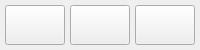
           <widget class="QFrame" name="buttonsFrame">
            <property name="minimumSize">
             <size>
              <width>0</width>
              <height>50</height>
             </size>
            </property>
            <property name="maximumSize">
             <size>
              <width>16777215</width>
              <height>50</height>
             </size>
            </property>
            <property name="frameShape">
             <enum>QFrame::NoFrame</enum>
            </property>
            <property name="frameShadow">
             <enum>QFrame::Plain</enum>
            </property>
            <layout class="QHBoxLayout" name="horizontalLayout_3">
             <property name="spacing">
              <number>5</number>
             </property>
             <property name="leftMargin">
              <number>5</number>
             </property>
             <property name="topMargin">
              <number>0</number>
             </property>
             <property name="rightMargin">
              <number>5</number>
             </property>
             <property name="bottomMargin">
              <number>0</number>
             </property>
             <item>
              <widget class="QPushButton" name="saveCurrentPose">
               <property name="minimumSize">
                <size>
                 <width>0</width>
                 <height>40</height>
                </size>
               </property>
               <property name="maximumSize">
                <size>
                 <width>16777215</width>
                 <height>40</height>
                </size>
               </property>
               <property name="text">
                <string/>
               </property>
               <property name="icon">
                <iconset resource="edrom_logo.qrc">
                 <normaloff>:/save/save.png</normaloff>:/save/save.png</iconset>
               </property>
               <property name="iconSize">
                <size>
                 <width>25</width>
                 <height>25</height>
                </size>
               </property>
              </widget>
             </item>
             <item>
              <widget class="QPushButton" name="playFromFirst">
               <property name="minimumSize">
                <size>
                 <width>0</width>
                 <height>40</height>
                </size>
               </property>
               <property name="maximumSize">
                <size>
                 <width>16777215</width>
                 <height>40</height>
                </size>
               </property>
               <property name="text">
                <string/>
               </property>
               <property name="icon">
                <iconset resource="edrom_logo.qrc">
                 <normaloff>:/play/playBranco.png</normaloff>:/play/playBranco.png</iconset>
               </property>
               <property name="iconSize">
                <size>
                 <width>25</width>
                 <height>25</height>
                </size>
               </property>
              </widget>
             </item>
             <item>
              <widget class="QPushButton" name="playFromSelected">
               <property name="minimumSize">
                <size>
                 <width>0</width>
                 <height>40</height>
                </size>
               </property>
               <property name="maximumSize">
                <size>
                 <width>16777215</width>
                 <height>40</height>
                </size>
               </property>
               <property name="text">
                <string/>
               </property>
               <property name="icon">
                <iconset resource="edrom_logo.qrc">
                 <normaloff>:/play2/play2Branco.png</normaloff>:/play2/play2Branco.png</iconset>
               </property>
               <property name="iconSize">
                <size>
                 <width>25</width>
                 <height>25</height>
                </size>
               </property>
              </widget>
             </item>
            </layout>
           </widget>
